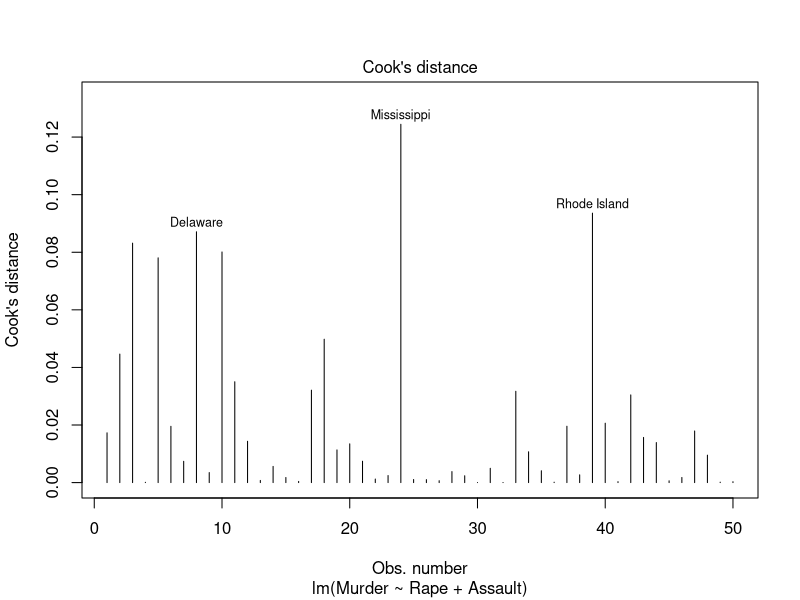

This chart was generated by the following R code:

# Respuestas Quiz 3 -------------------------------------------------------

# Repaso: Pregunta 1

#Kolmogorov-Smirnov / Prueba Z / greater

# Repaso: Pregunta 2

t.test(x = USArrests$Rape, alternative = 'less', mu = 18)

# Repaso: Pregunta 3

binom.test(x = 43, n = 150, p = 0.4, alternative = 'less')

# Modelos lineales: Pregunta 1

mod1 = lm(Murder ~ Rape + Assault, data = USArrests)
summary(mod1)

# Modelos lineales: Pregunta 2
mod1 = lm(Murder ~ Rape + Assault, data = USArrests)
plot(mod1, which = 4)

# Modelos lineales: Pregunta 3
mod1 = lm(Murder ~ Rape + Assault, data = USArrests)
newData = expand.grid(Rape = seq(from = 7, to = 16, by = 1), 
                      Assault = seq(from = 45, to = 337, by = 2))
predict(object = mod1, newdata = newData, interval = 'prediction')
